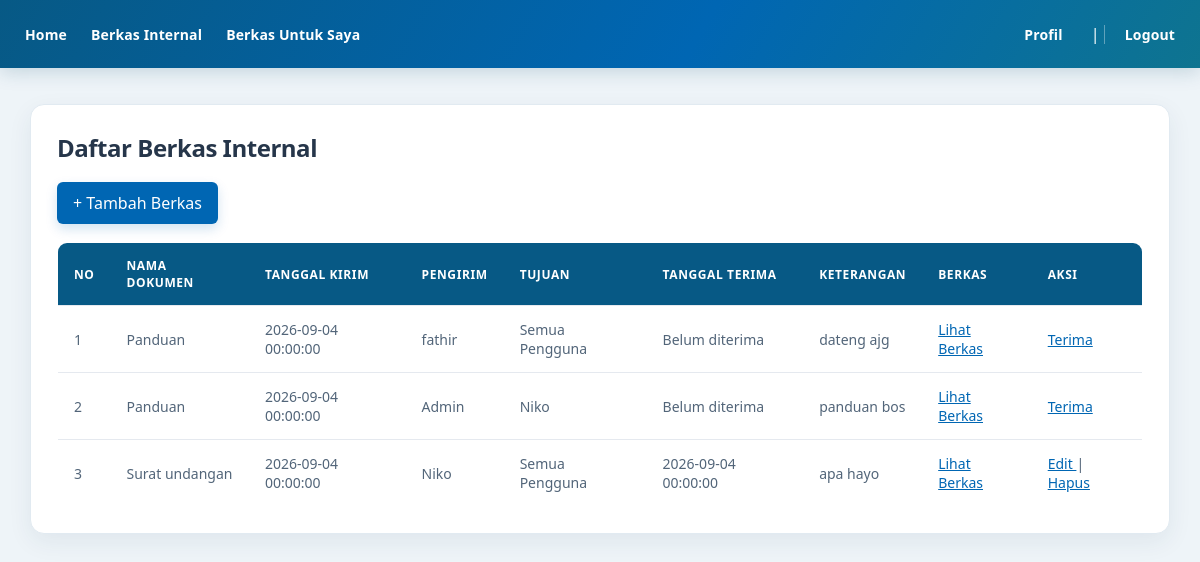
The app's page /index.php?aksi=berkas (signed in) with its own data.
### tables this page shows
CREATE TABLE `berkas` (
  `id_berkas` int NOT NULL,
  `n_dokumen` varchar(255) NOT NULL,
  `tgl_kirim` datetime NOT NULL DEFAULT CURRENT_TIMESTAMP,
  `id_pengirim` int NOT NULL,
  `id_tujuan` int DEFAULT NULL,
  `tujuan_semua` tinyint(1) NOT NULL DEFAULT '0',
  `tgl_terima` datetime DEFAULT NULL,
  `tujuan` varchar(20) DEFAULT NULL,
  `keterangan` text,
  `file_berkas` varchar(255) DEFAULT NULL,
  `status` enum('Dikirim','Diterima') NOT NULL DEFAULT 'Dikirim'
);

CREATE TABLE `user` (
  `id_user` int NOT NULL,
  `nama` varchar(50) NOT NULL,
  `username` varchar(50) NOT NULL,
  `password` varchar(255) NOT NULL,
  `bagian` varchar(50) NOT NULL,
  `no_tlp` varchar(20) NOT NULL,
  `email` varchar(100) NOT NULL,
  `role` enum('admin','pegawai') NOT NULL,
  `pw_diganti` datetime DEFAULT NULL,
  `pw_batas` int NOT NULL DEFAULT '0',
  `pw_waktuganti` datetime DEFAULT NULL
);

### controller/BerkasController.php (called while the page is built, shortened)
<?php
require_once "model/Berkas.php";
class BerkasController {
    public function index() {
        $model = new Berkas();
        $data = $model->tampilData($_SESSION['id_user']);
        $user = $model->tampilUser();
        require_once "views/tampilan.php";
    }
}
?>

### model/Berkas.php (called while the page is built, shortened)
<?php
require_once "config/Koneksi.php";
class Berkas {
    private $conn;
    public function __construct() {
        $db = new Koneksi();
        $this->conn = $db->getKoneksi();
    }
    private function buatTabelKomentar() {
        $this->conn->query("CREATE TABLE IF NOT EXISTS komentar_berkas (
            id_komentar INT NOT NULL AUTO_INCREMENT,
            id_berkas INT NOT NULL,
            id_user INT NOT NULL,
            komentar TEXT NOT NULL,
            dibuat_pada TIMESTAMP NOT NULL DEFAULT CURRENT_TIMESTAMP,
            PRIMARY KEY (id_komentar),
            INDEX (id_berkas),
            INDEX (id_user)
        ) ENGINE=InnoDB DEFAULT CHARSET=utf8mb4");
    }
    public function tampilData($id_user) {
        $sql = "SELECT berkas.*,
                pengirim.nama AS nama_pengirim,
                penerima.nama AS nama_penerima
                FROM berkas
                JOIN `user` pengirim
                ON berkas.id_pengirim = pengirim.id_user
                LEFT JOIN `user` penerima
                ON berkas.id_tujuan = penerima.id_user
                WHERE berkas.id_tujuan = $id_user
                OR berkas.tujuan_semua = 1
                OR berkas.id_pengirim = $id_user
                ORDER BY berkas.id_berkas DESC";
        $hasil = $this->conn->query($sql);
        $data = [];
        while ($row = $hasil->fetch_assoc()) {
            $data[] = $row;
        }
        return $data;
    }
    public function tampilUser() {
        $sql = "SELECT * FROM `user`
                ORDER BY nama ASC";
        $hasil = $this->conn->query($sql);
        $data = [];
        while ($row = $hasil->fetch_assoc()) {
            $data[] = $row;
        }
        return $data;
    }
}
?>

### config/Koneksi.php (called while the page is built, shortened)
<?php
class Koneksi {
    public function getKoneksi() {
        $koneksi = new mysqli("localhost", "root", "", "e-berkas");
        return $koneksi;
    }
}
?>

### views/tampilan.php (the view, shortened to what this page needs)
<!DOCTYPE html>
<html>
<head>
    <link rel="stylesheet" href="views/css/style.css?v=3">
</head>
<body>
    <div class="navbar">
        <a href="index.php?aksi=home">Home</a>
        <a href="index.php?aksi=berkas">Berkas Internal</a>
        <a href="index.php?aksi=penerima">Berkas Untuk Saya</a>
        <span style="float:right;">
            <a href="index.php?aksi=profile">Profil</a> |
            <a href="index.php?aksi=logout">Logout</a>
        </span>
    </div>
    <div class="container">
        <div class="box">
            <h2>Daftar Berkas Internal</h2>
            <a class="btn" href="index.php?aksi=tambah">
                + Tambah Berkas
            </a>
            <table>
                <tr>
                    <th>No</th>
                    <th>Nama Dokumen</th>
                    <th>Tanggal Kirim</th>
                    <th>Pengirim</th>
                    <th>Tujuan</th>
                    <th>Tanggal Terima</th>
                    <th>Keterangan</th>
                    <th>Berkas</th>
                    <th>Aksi</th>
                </tr>
                <?php $no = 1; ?>
                <?php foreach ($data as $row) { ?>
                    <tr>
                        <td><?php echo $no++; ?></td>
                        <td>
                            <?php echo $row['n_dokumen']; ?>
                        </td>
                        <td>
                            <?php echo $row['tgl_kirim']; ?>
                        </td>
                        <td>
                            <?php echo $row['nama_pengirim']; ?>
                        </td>
                        <td>
                            <?php
                            if ($row['tujuan_semua'] == 1) {
                                echo "Semua Pengguna";
                            } else {
                                echo $row['nama_penerima'];
                            }
                            ?>
                        </td>
                        <td>
                            <?php
                            if ($row['tgl_terima'] == NULL) {
                                echo "Belum diterima";
                            } else {
                                echo $row['tgl_terima'];
                            }
                            ?>
                        </td>
                        <td>
                            <?php echo $row['keterangan']; ?>
                        </td>
                        <td>
                            <?php if (!empty($row['file_berkas'])) { ?>
                                <a href="uploads/<?php echo $row['file_berkas']; ?>"
                                    target="_blank">
                                    Lihat Berkas
                                </a>
                            <?php } else { ?>
                                Tidak ada file
                            <?php } ?>
                        </td>
                        <td>
                            <?php if ($row['id_pengirim'] == $_SESSION['id_user']) { ?>
                                <a href="index.php?aksi=edit&id=<?php echo $row['id_berkas']; ?>">
                                    Edit
                                </a>
                                |
                                <a href="index.php?aksi=hapus&id=<?php echo $row['id_berkas']; ?>"
                                    onclick="return confirm('Yakin ingin menghapus berkas ini?')">
                                    Hapus
                                </a>
                            <?php } ?>
                            <?php
                            if (
                                $row['id_pengirim'] != $_SESSION['id_user'] &&
                                $row['tgl_terima'] == NULL
                            ) {
                            ?>
                                <a href="index.php?aksi=terima&id=<?php echo $row['id_berkas']; ?>">
                                    Terima
                                </a>
                            <?php } ?>
                        </td>
                    </tr>
                <?php } ?>
            </table>
        </div>
    </div>
</body>
</html>

### views/css/style.css (style rules this page uses)
* { box-sizing: border-box; }
body { margin: 0; font-family: "Segoe UI", Arial, sans-serif; background: #eef4f8; color: #26364a; animation: muncul 0.5s ease; }
.navbar { display: flex; align-items: center; min-height: 68px; background: linear-gradient(120deg, #075985, #0066b3 58%, #0e7490); padding: 16px max(25px, calc((100% - 1200px) / 2)); color: white; box-shadow: 0 4px 18px rgba(8, 73, 107, 0.18); }
.navbar a { display: inline-block; color: white; text-decoration: none; margin-right: 24px; font-size: 14px; font-weight: 600; letter-spacing: 0.01em; position: relative; z-index: 1; transition: transform 0.2s ease, opacity 0.2s ease; }
.navbar span { margin-left: auto; }
.navbar span a:last-child { margin-right: 0; padding-left: 20px; border-left: 1px solid rgba(255, 255, 255, 0.35); }
.container { padding: 36px 30px 48px; max-width: 1200px; margin: auto; }
.box { background: white; padding: 26px; border: 1px solid #e1eaf1; border-radius: 14px; box-shadow: 0 8px 24px rgba(25, 61, 87, 0.07); animation: naik 0.6s ease; }
.box h2 { margin-top: 0; margin-bottom: 10px; font-size: 24px; letter-spacing: -0.02em; }
.container > .box > table { border: 1px solid #e1eaf1; border-radius: 10px; overflow: hidden; }
.container > .box > .btn { margin-top: 8px; box-shadow: 0 5px 12px rgba(0, 102, 179, 0.18); }
.container > .box > .btn::first-letter { font-size: 16px; }
button, .btn { display: inline-block; padding: 10px 16px; background: #0066b3; color: white; border: none; text-decoration: none; border-radius: 6px; cursor: pointer; transition: 0.3s; }
table { width: 100%; border-collapse: collapse; margin-top: 18px; overflow: hidden; animation: tabel 0.7s ease; }
th, td { padding: 14px 16px; border-bottom: 1px solid #e5e9ef; text-align: left; }
th { background: #075985; color: white; font-size: 12px; letter-spacing: 0.05em; text-transform: uppercase; }
td { background: white; color: #526579; font-size: 14px; }
tr { transition: 0.2s; }
a { color: #0066b3; transition: 0.2s; }
h1, h2, h3 { color: #26364a; }

### records on screen
berkas: n_dokumen "Panduan", tgl_kirim "2026-09-04 00:00:00", user.nama "fathir", tujuan_semua "Semua Pengguna", shows "Belum diterima", keterangan "dateng ajg"
berkas: n_dokumen "Panduan", tgl_kirim "2026-09-04 00:00:00", user.nama "Admin", user.nama "Niko", shows "Belum diterima", keterangan "panduan bos"
berkas: n_dokumen "Surat undangan", tgl_kirim "2026-09-04 00:00:00", user.nama "Niko", tujuan_semua "Semua Pengguna", tgl_terima "2026-09-04 00:00:00", keterangan "apa hayo"
